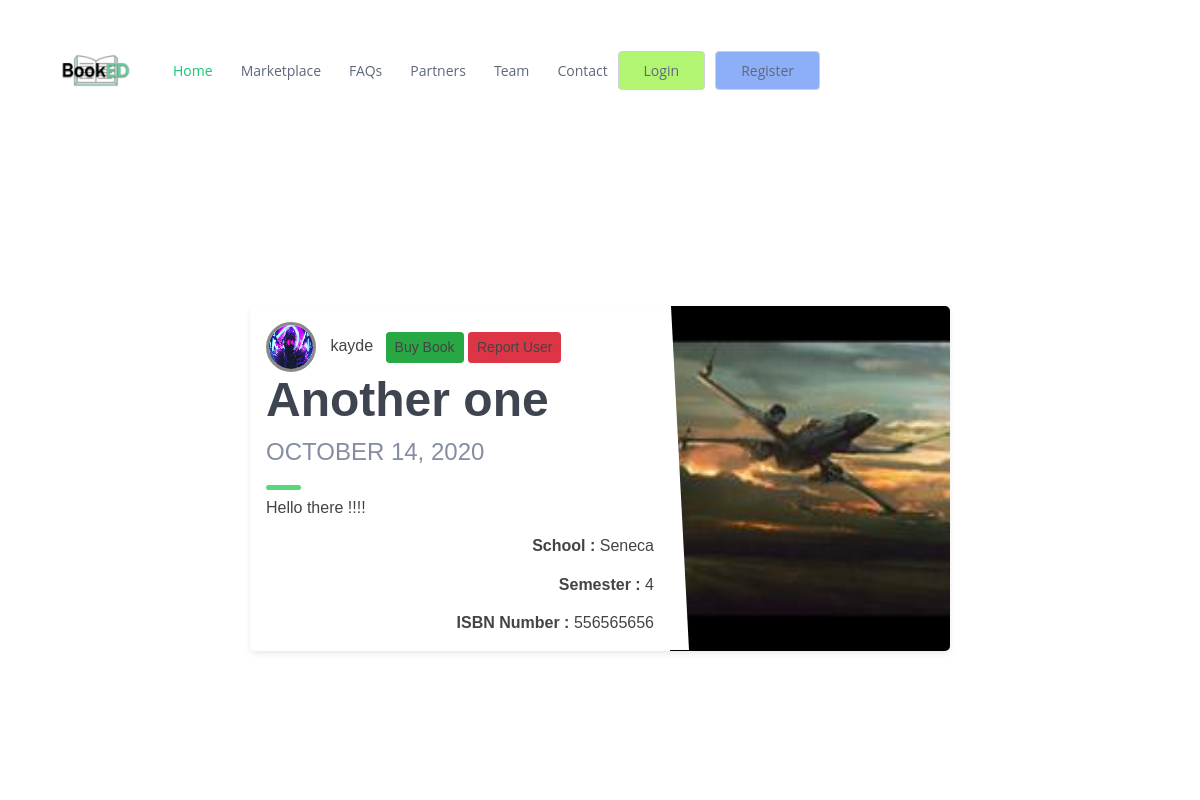
Before: /post/14/ with the older database file.
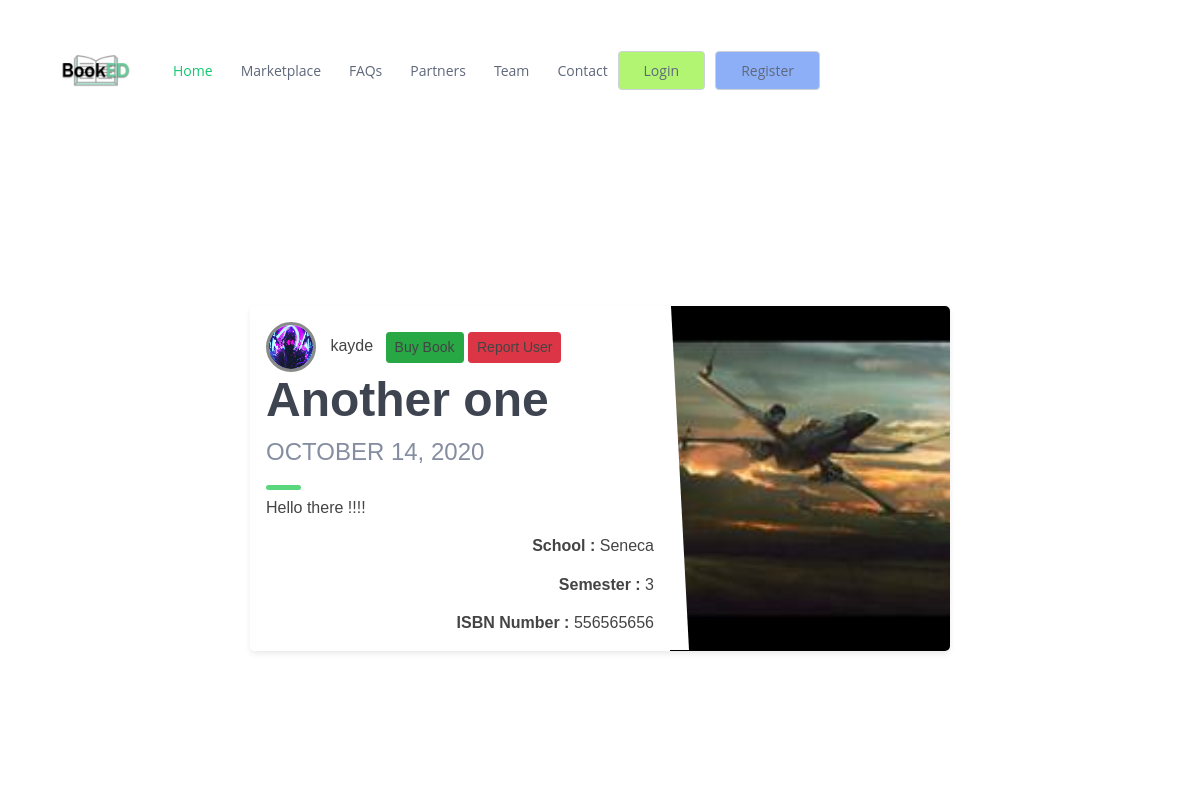
After: the same page with the newer database file.
### main/models.py (models this page shows, shortened)
class Post(DirtyFieldsMixin, models.Model):
    title = models.CharField(max_length=50)
    content = models.TextField(max_length=500)
    schools = models.ForeignKey('School', null=True, blank=True, on_delete=models.CASCADE)
    course = models.ForeignKey(Course, on_delete=models.CASCADE, null=True, blank=True)
    classes = models.ManyToManyField(Class)
    date_posted = models.DateTimeField(default=timezone.now)
    semester = models.ForeignKey('Semester', null=True, blank=True, on_delete=models.CASCADE)
    objects = models.Manager()
    isbn = models.IntegerField(default=000)
    post_img = models.ImageField(upload_to='post_image',default='default.jpg')
    author = models.ForeignKey(User, on_delete=models.CASCADE) #deleted post if user is deleted
    sponsored = models.BooleanField(default=False)
    visible = models.BooleanField(default=False)
    class Meta:
        ordering = ['-date_posted']

class Semester(models.Model):
    semester = models.CharField(max_length=1)
    class Meta:
        verbose_name_plural = "Semesters"
    def __str__(self):
        return self.semester

class School(models.Model):
    name = models.CharField(max_length=200, default='not declared', null=True, blank=True)
    class Meta:
        verbose_name_plural = "Schools"
        ordering = ["name"]
    def __str__(self):
        return self.name

### users/models.py (models this page shows, shortened)
class Profile(models.Model):
    user = models.OneToOneField(User, on_delete=models.CASCADE) #one to one relationship with the user profile
    image = models.ImageField(default='default.jpg', upload_to='profile_pics') #default profile image
    image_back = models.ImageField(default='default_back.jpg', upload_to='background_pics') #default profile image
    school = models.ForeignKey(main.models.School, on_delete=models.CASCADE, null=True, blank= True)
    course = models.ForeignKey(main.models.Course, blank= True, on_delete=models.SET_NULL, null=True)
    classes = models.ForeignKey(main.models.Class, blank= True, on_delete=models.SET_NULL, null=True)
    semester = models.ForeignKey(main.models.Semester, blank= True, on_delete=models.SET_NULL, null=True)

### main/views.py (the view)
# urls.py: path('post/<int:pk>/', PostDetailView.as_view(), name='Post-Detail'), #set primarykey of posts which is the id
class PostDetailView(DetailView): #show /post/<number> pages
    model = Post

### main/templates/main/post_detail.html (shortened to what this page needs)
{% load static %}
<!DOCTYPE html>
<html lang="en">
<head>
  <link href="{% static 'assets/vendor/bootstrap/css/bootstrap.min.css' %}" rel="stylesheet">
  <link href="{% static 'assets/css/style.css' %}" rel="stylesheet">
  <link href="{% static 'assets/css/filter.css' %}" rel="stylesheet">
</head>
<body>
  <header id="header" class="fixed-top">
    <div class="container d-flex align-items-center">
      <a href="/"><img src="{% static 'assets/img/BookED_Logo1.png' %}" alt="MainLogo" class="img-fluid" width="100" height="100"></a>
      <nav class="nav-menu d-none d-lg-block">
        <ul>
          <li class="active"><a href="/">Home</a></li>
          <li><a href="/market">Marketplace</a></li>
          <li><a href="#services">FAQs</a></li>
          <li><a href="#portfolio">Partners</a></li>
          <li><a href="#team">Team</a></li>
          <li><a href="#contact">Contact</a></li>
        </ul>
      </nav>
      {% if user.is_authenticated %}
      <a href="/profile" class="get-started-btn scrollto">Profile</a>
      <a href="{% url 'Post-Create' %}" class="get-post-btn scrollto">New Post</a>
      {% else %}
      <a href="/login" class="get-started-btn scrollto">Login</a>
      <a href="/register" class="get-register-btn scrollto">Register</a>
      {% endif %}
    </div>
  </header>
  <section id="hero" class="d-flex align-items-center">
    <div class="container">
        {% block content %}
        <div class="container">
          <div class="blog-card alt">
            <div class="meta">
              <div class="photo" style="background-image: url({{post.post_img.url}})"></div>
            </div>
            <div class="description">
              <img class="rounded-circle article-img" src="{{ post.author.profile.image.url }}">
              <a class="mr-2" href="{% url 'User-Posts' post.author.username %}">{{ object.author }}</a>
              {% if object.author == user %}
              <a href="{% url 'Post-Update' object.id %}#author" class="btn btn-success btn-sm mt-1 mb-1">Transfer</a>
              <a href="{% url 'Post-Update' object.id %}" class="btn btn-primary btn-sm mt-1 mb-1">Update</a>
              <a href="{% url 'Post-Delete' object.id %}" class="btn btn-danger btn-sm mt-1 mb-1">Delete</a>
              {% else %}
              <a href="{% url 'Post-Update' object.id %}" class="btn btn-success btn-sm mt-1 mb-1">Buy Book</a>
              <a href="{% url 'Report-User'%}" class="btn btn-danger btn-sm mt-1 mb-1">Report User</a>
              {% endif %}
              <h1><a href="{% url 'Post-Detail' post.id %}">{{ object.title }}</a></h1>
              <h2>{{ object.date_posted|date:"F d, Y" }}</h2>
              <p>{{ object.content }}</p>
              <p  style="float: right; clear: both;"><b>School :</b> {{  object.schools }}</p>
              <p  style="float: right; clear: both;"><b>Semester :</b> {{  object.semester }}</p>
              <p  style="float: right; clear: both;"><b>ISBN Number :</b> {{  object.isbn }}</p>
            </div>
          </div>
            <br>
      {% endblock content %}
    </div>
  </section>
</body>
</html>

Changed rows visible on the page:
changed Post "Another one": semester "4" → "3"
